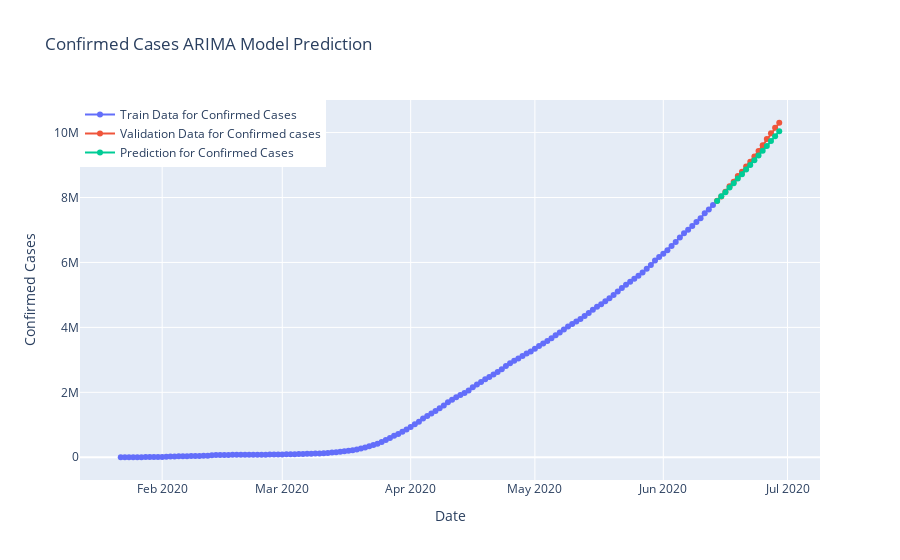

Notebook code cell kept with this figure:
### Code cell
fig = go.Figure()
fig.add_trace(go.Scatter(x=model_train.index, y=model_train['Confirmed'],
                        mode='lines+markers', name='Train Data for Confirmed Cases'))
fig.add_trace(go.Scatter(x=valid.index, y=valid['Confirmed'],
                        mode='lines+markers', name='Validation Data for Confirmed cases'))
fig.add_trace(go.Scatter(x=valid.index, y=y_pred["ARIMA Model Prediction"],
                         mode='lines+markers', name="Prediction for Confirmed Cases"))

fig.update_layout(title='Confirmed Cases ARIMA Model Prediction',
                 xaxis_title='Date', yaxis_title='Confirmed Cases', 
                 legend=dict(x=0, y=1, traceorder='normal'))

fig.show()

### Figure 1 — Plotly figure (JSON) as saved in the notebook; plotly's stock layout.template omitted (floating-point values rounded to 4 significant figures; data arrays with more than 128 entries replaced by an {"elided": "..."} marker saying what was removed)
{"data": [{"mode": "lines+markers", "name": "Train Data for Confirmed Cases", "type": "scatter", "x": {"elided": "144 str values"}, "y": {"elided": "144 int values"}}, {"mode": "lines+markers", "name": "Validation Data for Confirmed cases", "type": "scatter", "x": ["2020-06-14T00:00:00", "2020-06-15T00:00:00", "2020-06-16T00:00:00", "2020-06-17T00:00:00", "2020-06-18T00:00:00", "2020-06-19T00:00:00", "2020-06-20T00:00:00", "2020-06-21T00:00:00", "2020-06-22T00:00:00", "2020-06-23T00:00:00", "2020-06-24T00:00:00", "2020-06-25T00:00:00", "2020-06-26T00:00:00", "2020-06-27T00:00:00", "2020-06-28T00:00:00", "2020-06-29T00:00:00"], "y": [7900924, 8034504, 8173940, 8349950, 8488977, 8664986, 8791804, 8955536, 9098641, 9263466, 9430516, 9609829, 9801572, 9979535, 10145791, 10302151]}, {"mode": "lines+markers", "name": "Prediction for Confirmed Cases", "type": "scatter", "x": ["2020-06-14T00:00:00", "2020-06-15T00:00:00", "2020-06-16T00:00:00", "2020-06-17T00:00:00", "2020-06-18T00:00:00", "2020-06-19T00:00:00", "2020-06-20T00:00:00", "2020-06-21T00:00:00", "2020-06-22T00:00:00", "2020-06-23T00:00:00", "2020-06-24T00:00:00", "2020-06-25T00:00:00", "2020-06-26T00:00:00", "2020-06-27T00:00:00", "2020-06-28T00:00:00", "2020-06-29T00:00:00"], "y": [7896000.0, 8035000.0, 8165000.0, 8306000.0, 8439000.0, 8583000.0, 8718000.0, 8864000.0, 9002000.0, 9151000.0, 9291000.0, 9443000.0, 9586000.0, 9740000.0, 9885000.0, 10040000.0]}], "layout": {"legend": {"traceorder": "normal", "x": 0, "y": 1}, "title": {"text": "Confirmed Cases ARIMA Model Prediction"}, "xaxis": {"title": {"text": "Date"}}, "yaxis": {"title": {"text": "Confirmed Cases"}}}}
